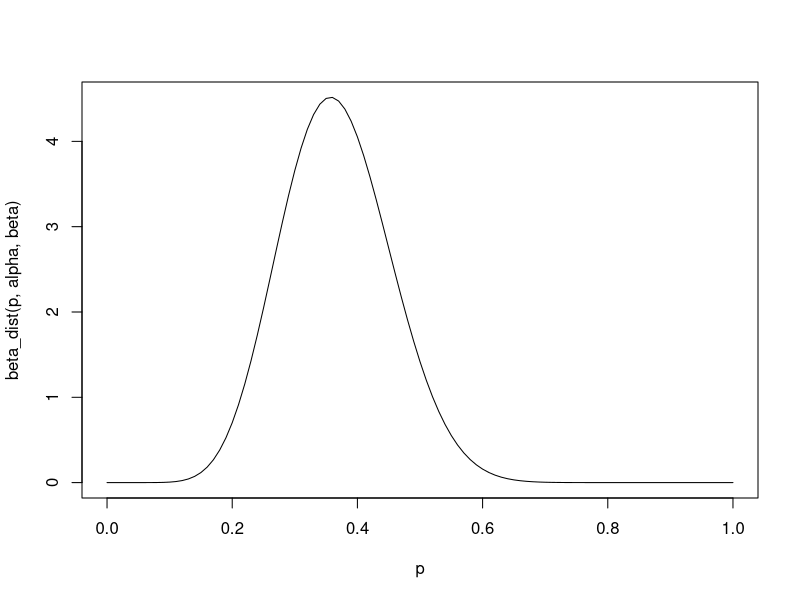
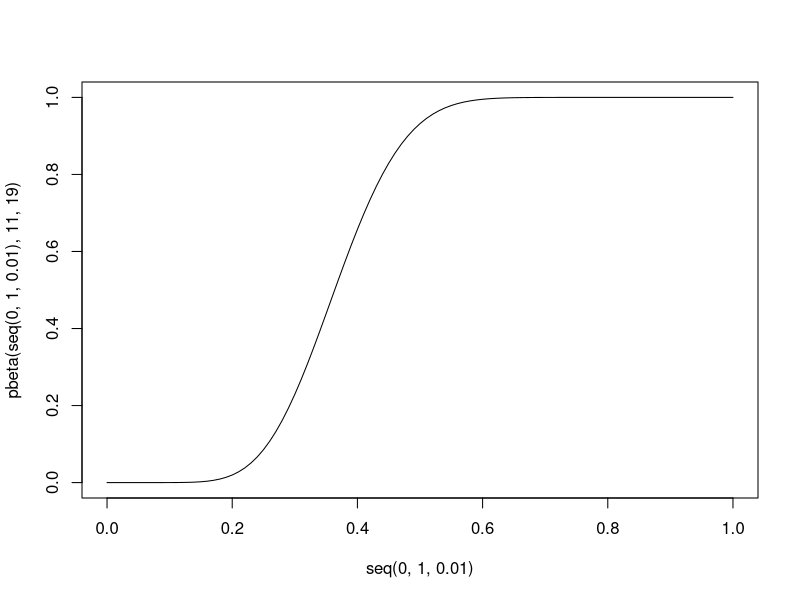
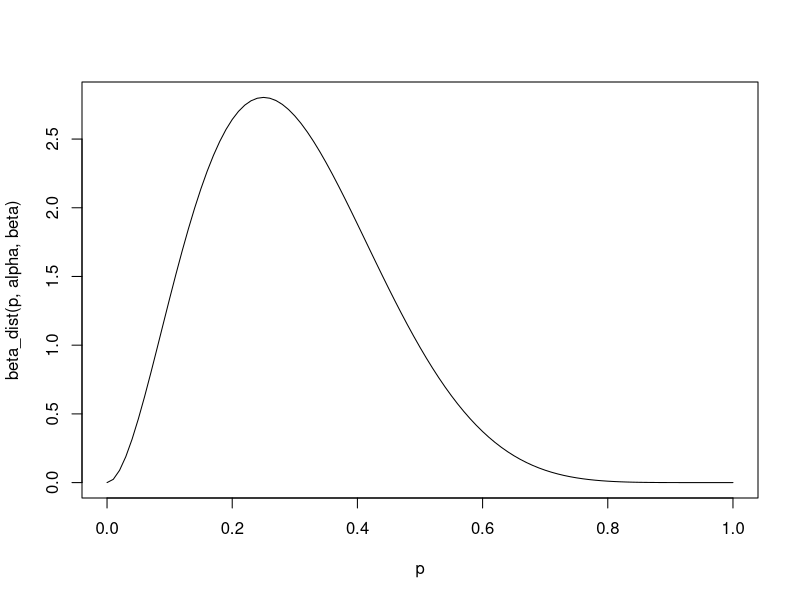
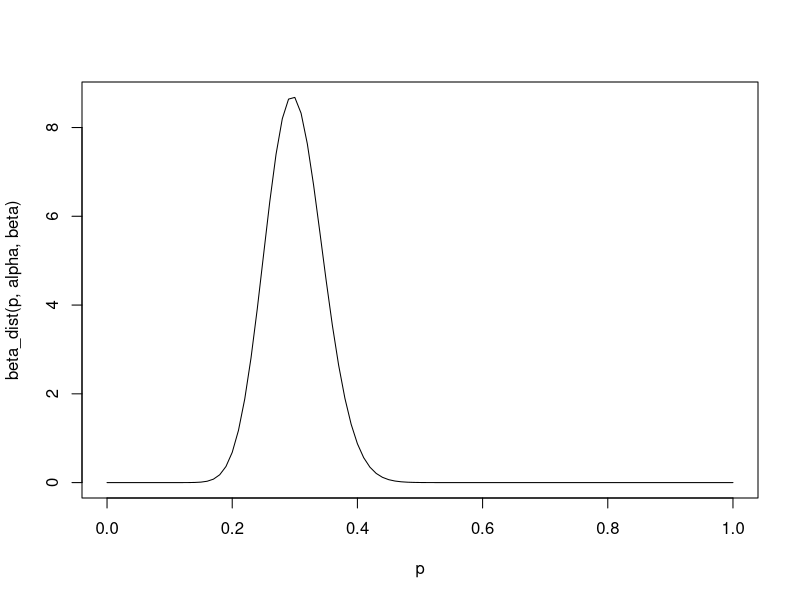
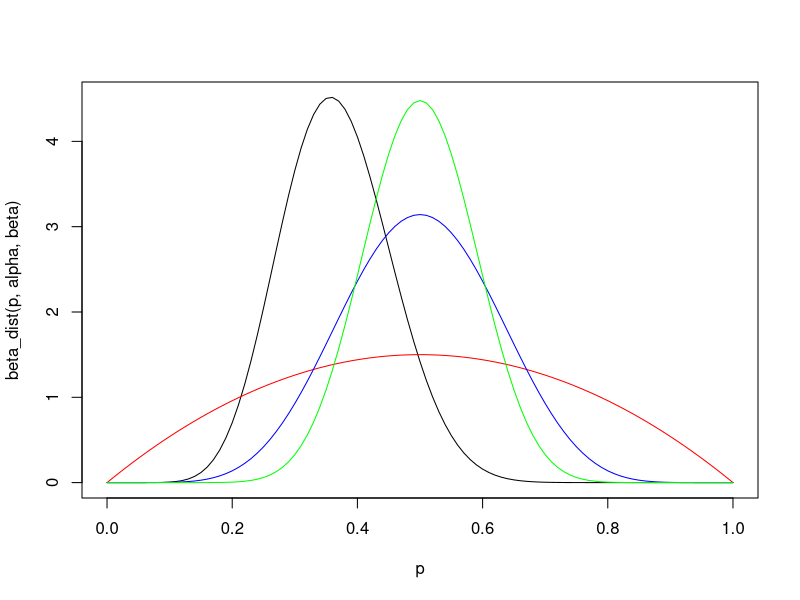
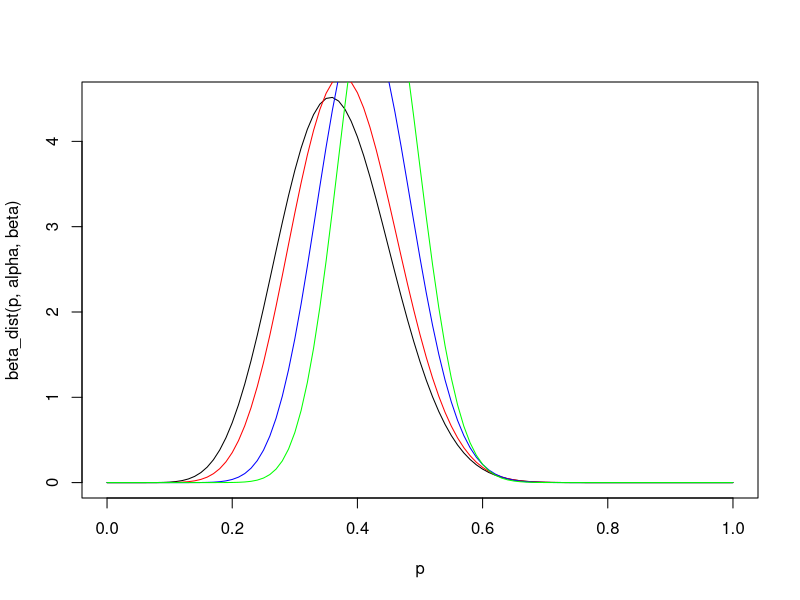
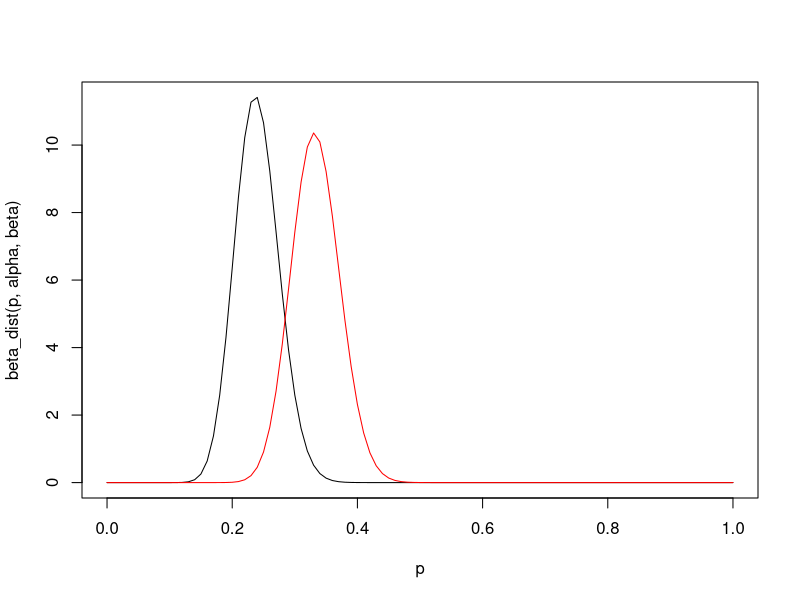
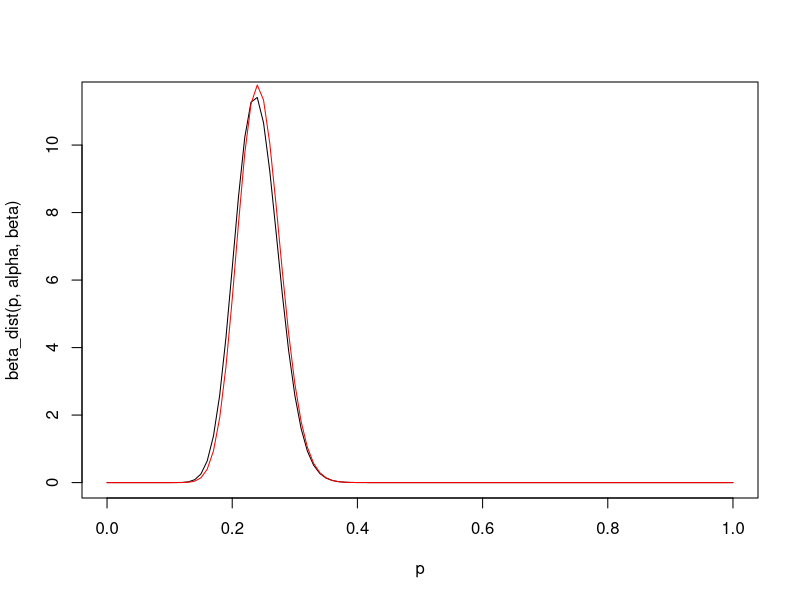

These figures' R source, in order:
beta <- function(alpha, beta) {
  # This Beta function calculates a normalising constant for the Beta
  # distribution. This is derived from the Gamma function which I don't
  # understand
  (factorial(alpha - 1) * factorial(beta - 1)) / factorial(alpha + beta - 1)
}

beta_dist <- function(x, alpha, beta) {
  # Given shape parameters alpha and beta, what is the value of the beta
  # distribution at point x? Alpha is the number of observed successes (or, more
  # generally, instances of one class), and Beta is the number of observed
  # instances of "not Alpha".
  (x^(alpha - 1) * (1 - x)^(beta - 1)) / beta(alpha, beta)
}

plot_beta_dist <- function(alpha, beta) {
  # Given an alpha and beta, plot the distribution from p = 0 to p = 1
  p <- seq(0, 1, 0.01)
  plot(p, beta_dist(p, alpha, beta), type = "l")
}

# Let's say we want to check whether a coin is fair (i.e. if p(heads) = 0.5 or
# not). After 30 flips we have 11 heads. Based on this data, what is a likely
# value for p? By plugging different values for p into the Beta distribution
# with alpha = 11 abd beta = (30 - 11) = 19, we can see where the peak of the
# probability density function is.
plot_beta_dist(11, 19)

# The function peaks around p = 0.4. However, it is not helpful to ask what the
# probability is that p = 0.4, because the probability that p is exactly a
# given value is 0. Instead we should ask "what is the probability that p lies
# between 0.395 and 0.405?" (for example). We need to specify a range. This means
# that we need to integrate the Beta function over our target range for p.

# This can be achieved using the pbeta function (CDF). The PDF is the derivative of
# the CDF
plot(seq(0, 1, 0.01), pbeta(seq(0, 1, 0.01), 11, 19), type = "l")

# Probability of p lying between 0.395 and 0.405
pbeta(0.405, 11, 19) - pbeta(0.395, 11, 19)
# > 0.04

# Probability of p lying between 0.3 and 0.5
pbeta(0.5, 11, 19) - pbeta(0.3, 11, 19)
# > 0.70


# qbeta allows us to answer questions like "where is the median of the function"
qbeta(0.5, 11, 19) # Median
qbeta(0.25, 11, 19) # Lower quartile
qbeta(0.75, 11, 19) # Upper quartile


# Incorporating priors
# If we have prior belief about the properties of the distribution, we can
# add the Beta distribution of those priors on to the distriution obtained from
# the experiement B(a_post, b_post) = B(a_obs + a_prior, b_obs + b_prior).
# The "strength" of the distribution (pointiness / certainty) increases with the
# absolute value of a and b, so for a given ratio of a and b the values chosen
# should reflect our confidence in the data.
# e.g.
plot_beta_dist(3, 7)    # Wide
plot_beta_dist(30, 70)  # Narrow

# Let's modify the example above by adding priors of differing strength that
# indicate that we believe the coin to be fair
x <- seq(0, 1, 0.01)

# First, the observed data and the priors separately
plot_beta_dist(11, 19)
lines(x, beta_dist(x, 2, 2), col = "red") #
lines(x, beta_dist(x, 8, 8), col = "blue")
lines(x, beta_dist(x, 16, 16), col = "green")

# Then the impact of adding the priors into the observed data
plot_beta_dist(11, 19)
lines(x, beta_dist(x, 11 + 2, 19 + 2), col = "red")
lines(x, beta_dist(x, 11 + 8, 19 + 8), col = "blue")
lines(x, beta_dist(x, 11 + 16, 19 + 16), col = "green")
# Note how the priors shift the distribution towards 0.5 and narrow it.


# Bayesian A/B testing
# From https://www.countbayesie.com/blog/2015/4/25/bayesian-ab-testing

# We are running an A/B test on emails. Both were sent to 150 people and the
# results are:
# A: 36 opens
# B: 50 opens
plot_beta_dist(36, 114)
lines(seq(0, 1, 0.01), beta_dist(seq(0, 1, 0.01), 50, 100), type = "l", col = "red")

# Cool! B is better than A. But there is some overlap in the distributions so
# we can't be too sure about the results. We can become more confident about the
# results by using Monte Carlo simulation to sample from these distributions,
# and by incorporating some prior belief (from intuition, experence). Let's say
# that from previous experience we think that the open rate for emails is about
# 30%. There are an infinite number of ways of representing that as a fraction,
# and a shown above the magnitude of the numbers we choose will affect the
# strength of the priors. Let's use 3/10 so alpha = 3 and beta = 7
n_trials <- 1e6
prior_alpha <- 3
prior_beta <- 7
a_samples <- rbeta(n_trials, 36 + prior_alpha, 114 + prior_beta)
b_samples <- rbeta(n_trials, 50 + prior_alpha, 100 + prior_beta)

plot_beta_dist(36, 114)
lines(seq(0, 1, 0.01), beta_dist(seq(0, 1, 0.01), 36 + prior_alpha, 114 + prior_beta), col = "red")

prob_b_better <- sum(b_samples > a_samples) / n_trials

# This tells us that B is 96% likely to be better than A. But how much better?
# Plotting the distribution of b_samples / a_samples will give an idea
plot(density(b_samples / a_samples))

# Again, to make more concrete statements about the improvements we can look
# at the cumulative distribution
ecdf_fun <- ecdf(b_samples / a_samples)
plot(seq(0, 3, 0.01), ecdf_fun(seq(0, 3, 0.01)), type = "l")
# What is the 95% confidence interval?
quantile(b_samples / a_samples, 0.975)
quantile(b_samples / a_samples, 0.025)
# What is the median improvement?
quantile(b_samples / a_samples, 0.5)
mean(b_samples / a_samples)
